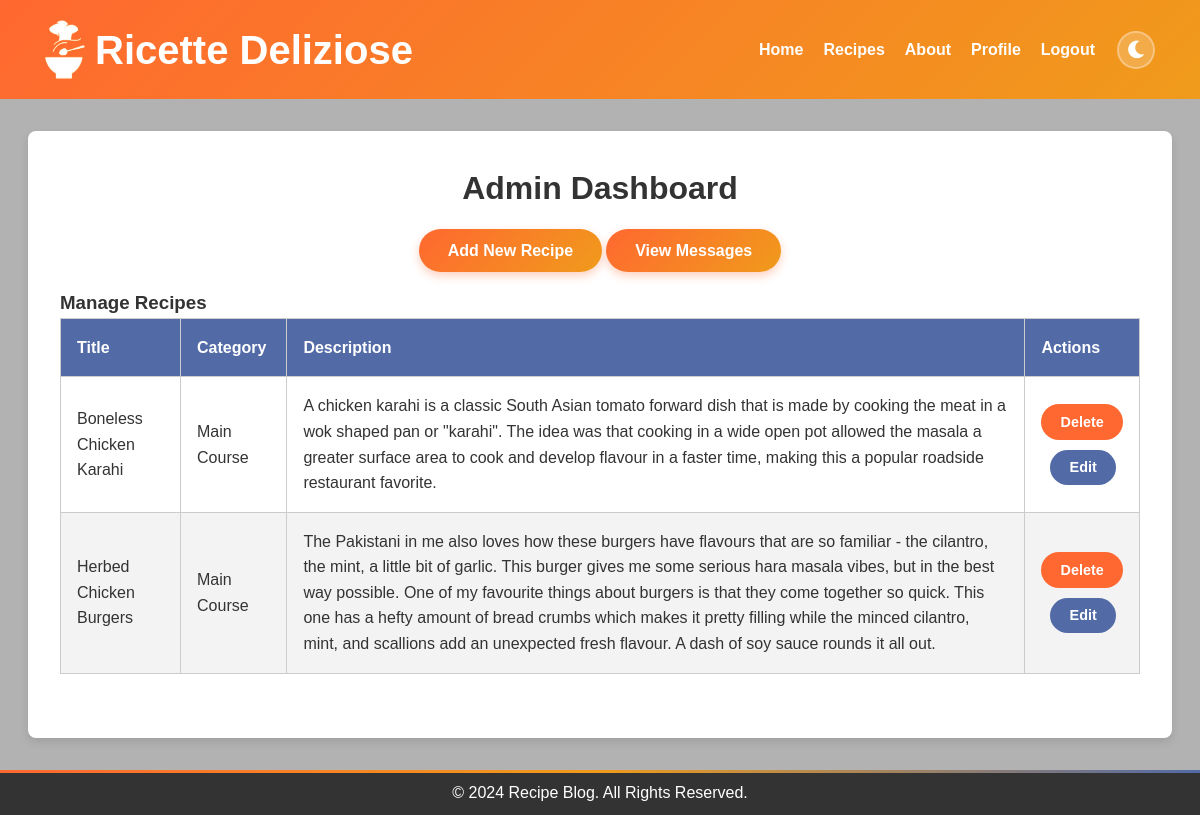
/admin (signed in), run on an earlier commit of the app's database.
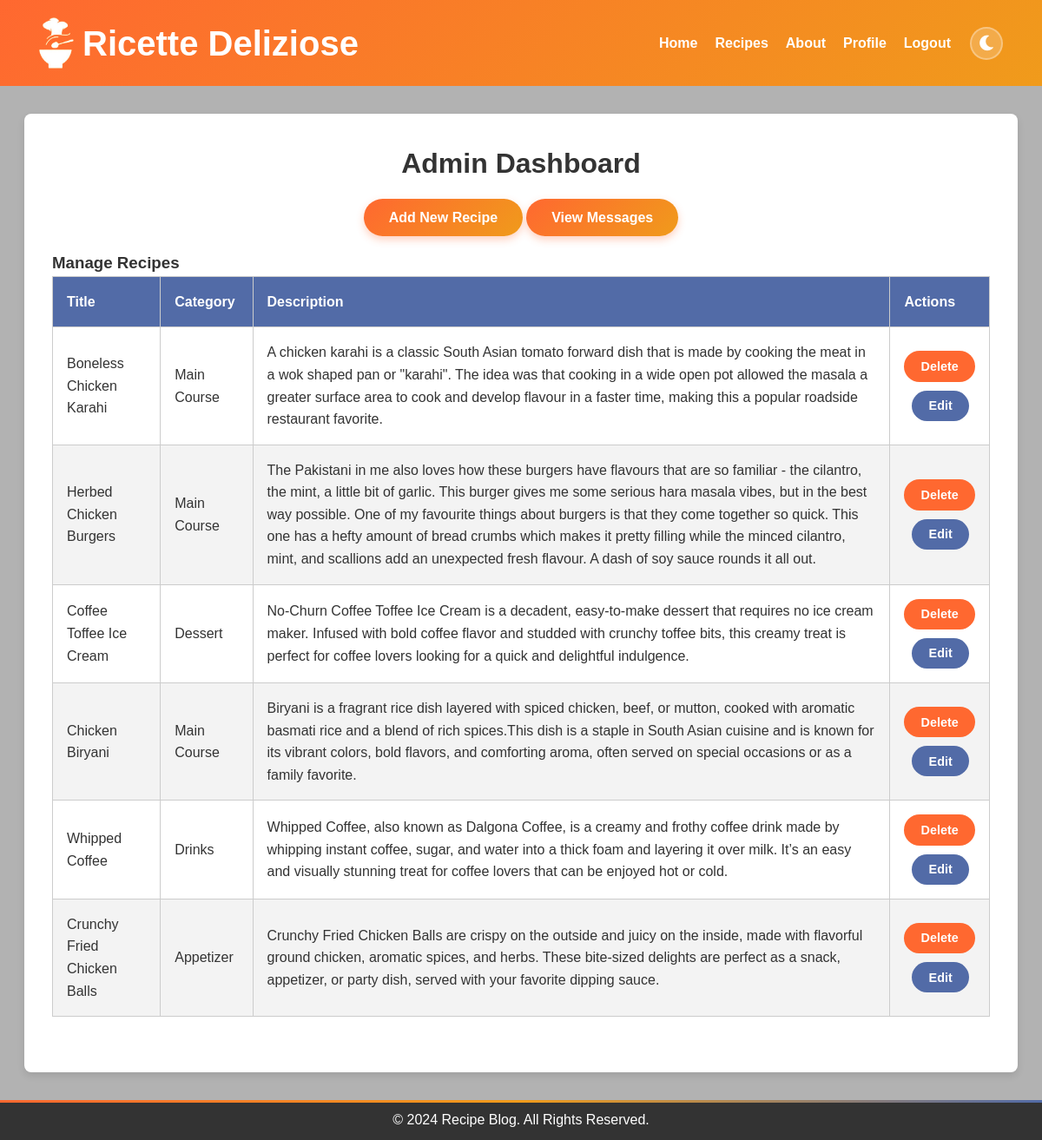
And on a later commit of the database.
### model.py (models this page shows, shortened)
class Recipe(db.Model):
    id = db.Column(db.Integer, primary_key=True)
    title = db.Column(db.String(100), nullable=False)
    description = db.Column(db.Text, nullable=False)
    instructions = db.Column(db.Text, nullable=False)
    image = db.Column(db.String(100), nullable=True)
    created_at = db.Column(db.DateTime, default=datetime.utcnow)
    category_id = db.Column(db.Integer, db.ForeignKey('category.id'), nullable=False)
    ingredients = db.relationship('Ingredient', secondary=recipe_ingredient, backref='recipes')
    category = db.relationship('Category', backref=db.backref('recipes', lazy=True))

class Category(db.Model):
    __tablename__ = 'category'
    id = db.Column(db.Integer, primary_key=True)
    name = db.Column(db.String(50), unique=True, nullable=False)
    def __repr__(self):
        return f'{self.name}'

### app.py (the view, shortened to what this page needs)
@app.route('/admin', methods=['GET', 'POST'])
def admin_dashboard():
    if 'user_id' not in session:
        flash('Please login to access the admin dashboard.', 'warning')
        return redirect(url_for('login'))
    user = user_repository.get_user_by_id(session['user_id'])
    if not user or not user.is_admin:
        if not user:
            session.pop('user_id', None)
        flash('Access denied! Admins only.', 'danger')
        return redirect(url_for('home'))
    recipes = recipe_repository.get_all_recipes()
    return render_template('admin_dashboard.html', recipes=recipes)

### repositories.py (called while the page is built)
    def get_all_recipes(self):
        return Recipe.query.all()

    def get_user_by_id(self, user_id):
        return db.session.get(User, user_id)

### templates/admin_dashboard.html (shortened to what this page needs)
<!DOCTYPE html>
<html lang="en">
<head>
    <link href="https://cdnjs.cloudflare.com/ajax/libs/font-awesome/5.15.4/css/all.min.css" rel="stylesheet">
    <link rel="stylesheet" href="{{ url_for('static', filename='css/theme.css') }}">
    <link rel="stylesheet" href="{{ url_for('static', filename='css/admin_dashboard.css') }}">
</head>
<body>
<header>
    <div class="container">
        <div class="logo-title">
            <img src="{{ url_for('static', filename='images/logo.png') }}" alt="Logo" class="logo" width="40"
                height="59">
            <h1>Ricette Deliziose</h1>
        </div>
        <nav>
            <a href="{{ url_for('home') }}">Home</a>
            <a href="{{ url_for('recipe') }}">Recipes</a>
            <a href="{{ url_for('about') }}">About</a>
            <a href="{{ url_for('profile') }}">Profile</a>
            <a href="{{ url_for('logout') }}">Logout</a>
            <button class="theme-toggle" id="theme-toggle-btn" aria-label="Toggle Theme">
                <i class="fas fa-moon"></i>
            </button>
        </nav>
    </div>
</header>
<main class="dashboard-container">
    <h2>Admin Dashboard</h2>
    <section class="admin-actions">
        <a href="{{ url_for('add_recipe') }}" class="btn">Add New Recipe</a>
        <a href="{{ url_for('admin_messages') }}" class="btn">View Messages</a>
    </section>
    <section class="manage-recipes">
        <h3>Manage Recipes</h3>
        <table>
            <thead>
                <tr>
                    <th>Title</th>
                    <th>Category</th>
                    <th>Description</th>
                    <th>Actions</th>
                </tr>
            </thead>
            <tbody>
                {% for recipe in recipes %}
                <tr>
                    <td onclick="window.location.href='{{ url_for('recipe_details', recipe_id=recipe.id) }}';" style="cursor: pointer;">{{ recipe.title }}</td>
                    <td onclick="window.location.href='{{ url_for('recipe_details', recipe_id=recipe.id) }}';" style="cursor: pointer;">{{ recipe.category }}</td>
                    <td onclick="window.location.href='{{ url_for('recipe_details', recipe_id=recipe.id) }}';" style="cursor: pointer;">{{ recipe.description }}</td>
                    <td>
                        <form method="POST" action="{{ url_for('admin_dashboard') }}" style="display: inline;">
                            <button type="submit" name="action" value="delete" class="btn-delete">Delete</button>
                            <button type="submit" name="action" value="edit" class="btn-edit">Edit</button>
                        </form>
                    </td>
                </tr>
                {% endfor %}
            </tbody>
        </table>
    </section>
</main>
<footer>
    <div class="container">
        <p>&copy; 2024 Recipe Blog. All Rights Reserved.</p>
    </div>
</footer>
</body>
</html>

What changed in the data, as far as the page shows it:
added Recipe: title "Coffee Toffee Ice Cream", category "Dessert", description "No-Churn Coffee Toffee Ice Cream is a decadent, easy-to-make dessert that requires no ice cream maker. Infused with bold coffee flavor and studded with crunchy toffee bits, this creamy treat is perfect for coffee lovers looking for a quick and delightful indulgence."
added Recipe: title "Chicken Biryani", category "Main Course", description "Biryani is a fragrant rice dish layered with spiced chicken, beef, or mutton, cooked with aromatic basmati rice and a blend of rich spices.This dish is a staple in South Asian cuisine and is known for its vibrant colors, bold flavors, and comforting aroma, often served on special occasions or as a family favorite."
added Recipe: title "Whipped Coffee", category "Drinks", description "Whipped Coffee, also known as Dalgona Coffee, is a creamy and frothy coffee drink made by whipping instant coffee, sugar, and water into a thick foam and layering it over milk. It’s an easy and visually stunning treat for coffee lovers that can be enjoyed hot or cold."
added Recipe: title "Crunchy Fried Chicken Balls", category "Appetizer", description "Crunchy Fried Chicken Balls are crispy on the outside and juicy on the inside, made with flavorful ground chicken, aromatic spices, and herbs. These bite-sized delights are perfect as a snack, appetizer, or party dish, served with your favorite dipping sauce."
